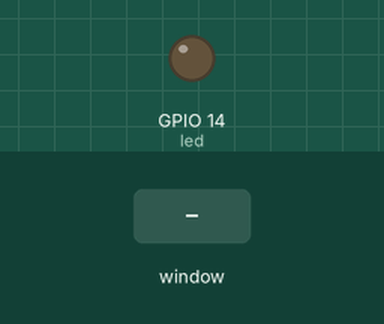
Simulated run of this program. Board: Raspberry Pi (BCM pin numbers). Parts: output pins drawn as LEDs (lit = HIGH). Inputs (shaded band) come from the test bench. The desktop window is not drawn, its controls go by their first labels and the mouse button is held 0.15 s.

Above: at 1.2 s.
1.3 s: control labelled "Turn LED on" in the window clicked
At 1.9 s:
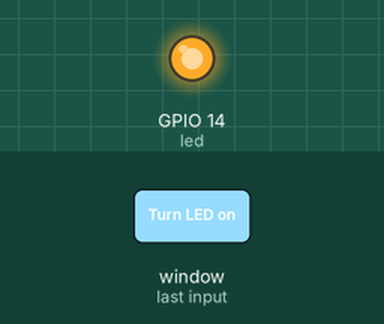
Timing chart, 0 to 4.3 s (numbered marks = the images above; inputs shaded):
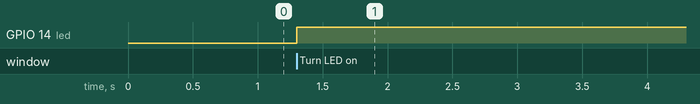

The program:

led-tkinter.py
```python
## Toggle an LED when the GUI button is pressed ##

from tkinter import *
import tkinter.font
from gpiozero import LED
import RPi.GPIO
RPi.GPIO.setmode(RPi.GPIO.BCM)

### HARDWARE DEFINITIONS ###
led=LED(14)

### GUI DEFINITIONS ###
win = Tk()
win.title("LED Toggler")
myFont = tkinter.font.Font(family = 'Helvetica', size = 12, weight = "bold")


### Event Functions ###
def ledToggle():
    if led.is_lit:
        led.off()
        ledButton["text"]="Turn LED on" # Change only the button text property
    else:
        led.on()
        ledButton["text"]="Turn LED off"

def close():
    RPi.GPIO.cleanup()
    win.destroy()


### WIDGETS ###

# Button, triggers the connected command when it is pressed
ledButton = Button(win, text='Turn LED on', font=myFont, command=ledToggle, bg='bisque2', height=1, width=24)
ledButton.grid(row=0,column=1)

exitButton = Button(win, text='Exit', font=myFont, command=close, bg='red', height=1, width=6)
exitButton.grid(row=2, column=1)

win.protocol("WM_DELETE_WINDOW", close) # cleanup GPIO when user closes window

win.mainloop() # Loops forever
```

Measured:
- after the input at 1.3 s, GPIO 14 (led): LOW → HIGH at once
